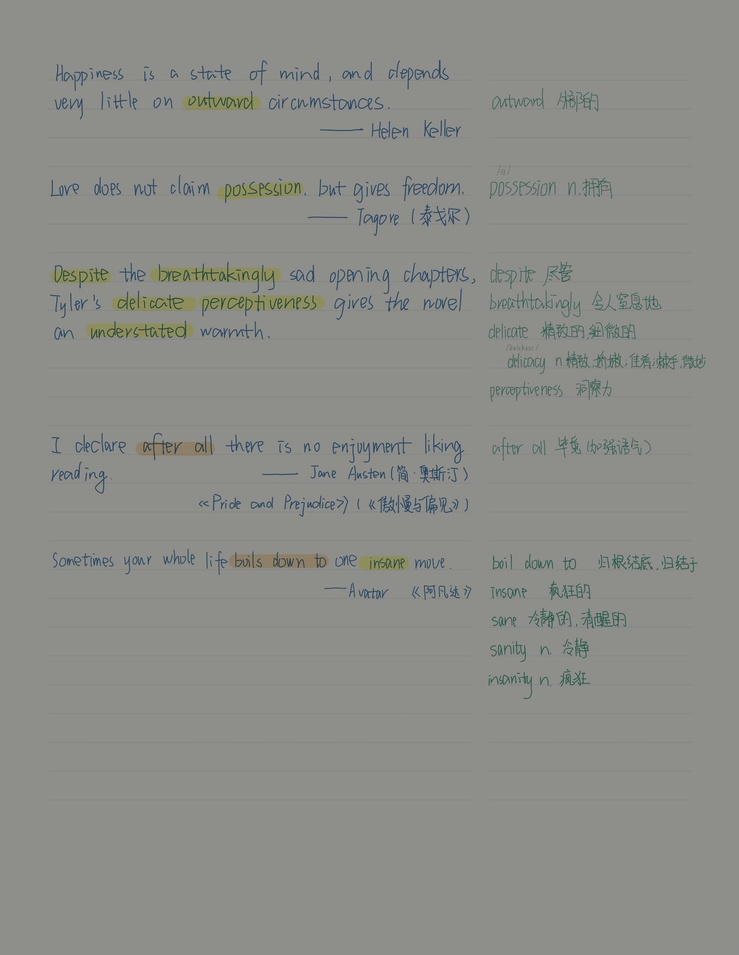
#> input picture Python/homework/image_print/image.jpg, 739 x 955 px, shrunk from 1668 x 2157 before the run
$ python main.py
#> lines starting #> are read from the running program, lines starting #| are printed output that depends on the picture
from PIL import Image
from PIL import ImageEnhance
# 原始图像
image = Image.open('image.jpg')
#> image is the input picture: PIL image 739x955 RGB; mean R, G, B 139.8, 141.3, 136.2
image.show()

#色度增强
enh_col = ImageEnhance.Color(image)
color = 1.5
image_colored = enh_col.enhance(color)
image_colored.show()

#对比度增强
enh_con = ImageEnhance.Contrast(image_colored)
contrast = 1.3
image_contrasted = enh_con.enhance(contrast)
image_contrasted.show()

#亮度增强
enh_bri = ImageEnhance.Brightness(image_contrasted)
brightness = 1.3
image_brightened = enh_bri.enhance(brightness)
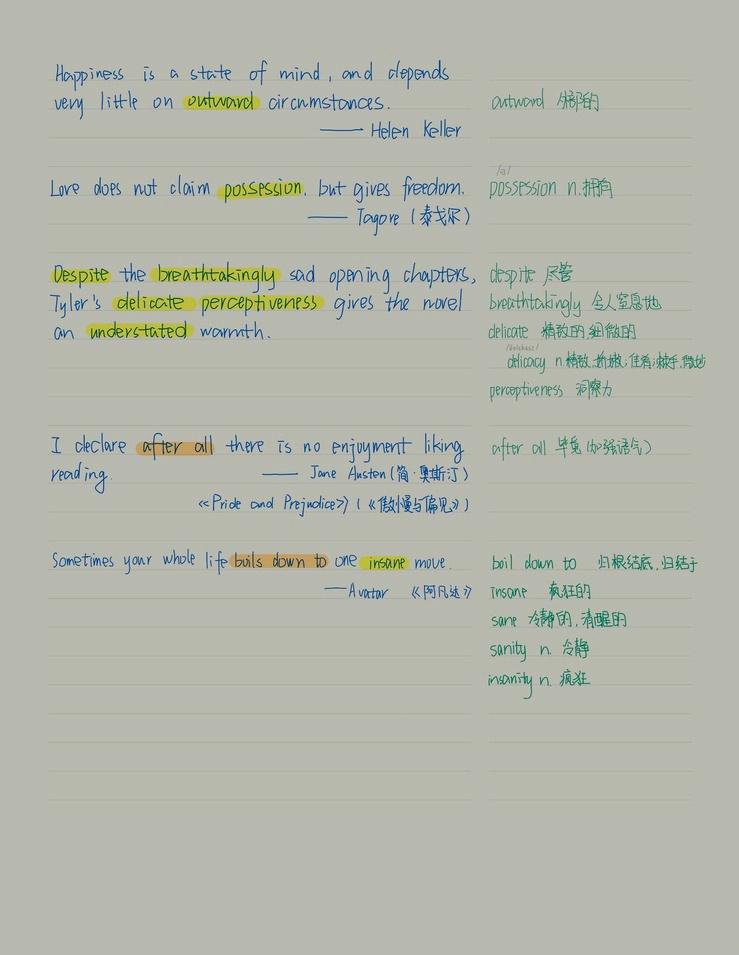
#> image_brightened: PIL image 739x955 RGB; mean R, G, B 179.9, 182.6, 171.1
image_brightened.show()

#锐度增强
enh_sha = ImageEnhance.Sharpness(image_brightened)
sharpness = 3.0
image_sharped = enh_sha.enhance(sharpness)
image_sharped.show()

image_sharped.save("newImage.jpg")
